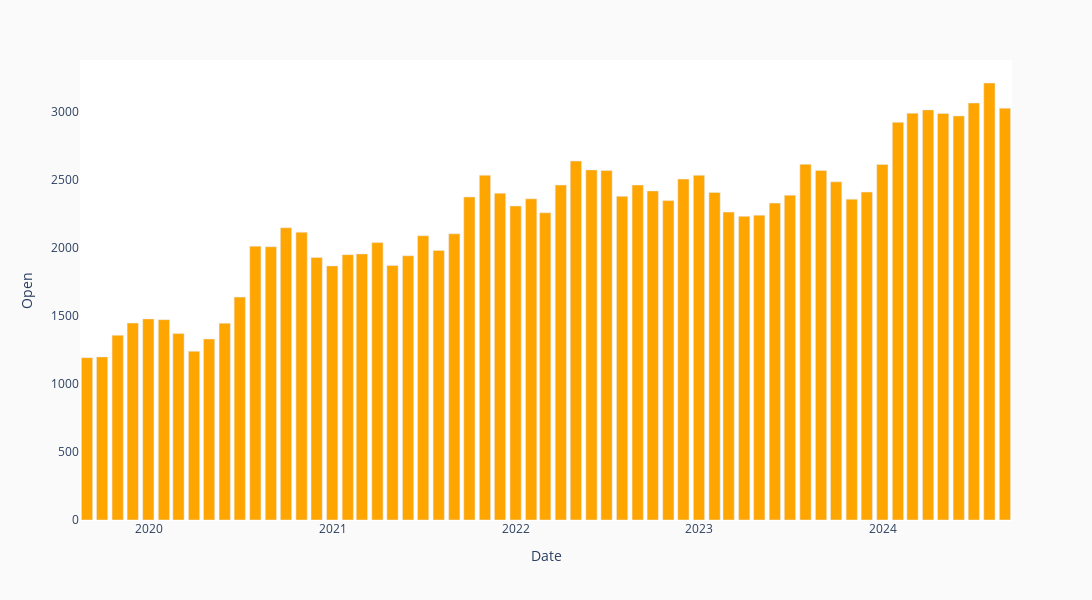

Notebook code cell kept with this figure:
### Code cell
#plotting bar graph of max data monthly
fig=px.bar(max_df,x="Date",y="Open")
fig.update_traces(marker_color="orange")
fig.update_layout(width=1200,height=600,plot_bgcolor="#ffffff",paper_bgcolor="#fafafa")
fig.show()
